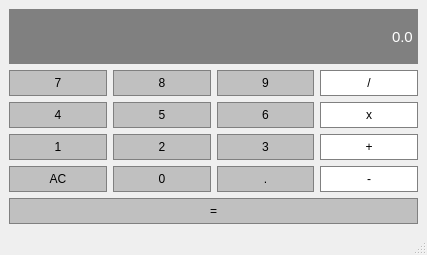
<?xml version="1.0" encoding="UTF-8"?>
<ui version="4.0">
 <class>Calculator</class>
 <widget class="QMainWindow" name="Calculator">
  <property name="geometry">
   <rect>
    <x>0</x>
    <y>0</y>
    <width>427</width>
    <height>255</height>
   </rect>
  </property>
  <property name="windowTitle">
   <string>Calculator</string>
  </property>
  <property name="styleSheet">
   <string notr="true">QPushButton{
	background-color: rgb(34, 34, 34);
	border: 1px solid gray;
	padding: 5px;
}
QPushButton:pressed{
	background-color: #C0C0C0;
	border: 1px solid gray;
	padding: 5px;
}</string>
  </property>
  <widget class="QWidget" name="centralwidget">
   <layout class="QGridLayout" name="gridLayout">
    <item row="2" column="1">
     <widget class="QPushButton" name="Button5">
      <property name="sizePolicy">
       <sizepolicy hsizetype="Preferred" vsizetype="Preferred">
        <horstretch>0</horstretch>
        <verstretch>0</verstretch>
       </sizepolicy>
      </property>
      <property name="autoFillBackground">
       <bool>false</bool>
      </property>
      <property name="styleSheet">
       <string notr="true">QPushButton{
	color:rgb(0, 0, 0);
	background-color: #C0C0C0;
	border: 1px solid gray;
	padding: 5px;
}
QPushButton:pressed{
	background-color: #A9A9A9;
	border: 1px solid gray;
	padding: 5px;
}</string>
      </property>
      <property name="text">
       <string>5</string>
      </property>
     </widget>
    </item>
    <item row="4" column="1">
     <widget class="QPushButton" name="Button0">
      <property name="sizePolicy">
       <sizepolicy hsizetype="Preferred" vsizetype="Preferred">
        <horstretch>0</horstretch>
        <verstretch>0</verstretch>
       </sizepolicy>
      </property>
      <property name="autoFillBackground">
       <bool>false</bool>
      </property>
      <property name="styleSheet">
       <string notr="true">QPushButton{
	color:rgb(0, 0, 0);
	background-color: #C0C0C0;
	border: 1px solid gray;
	padding: 5px;
}
QPushButton:pressed{
	background-color: #A9A9A9;
	border: 1px solid gray;
	padding: 5px;
}</string>
      </property>
      <property name="text">
       <string>0</string>
      </property>
     </widget>
    </item>
    <item row="3" column="0">
     <widget class="QPushButton" name="Button1">
      <property name="sizePolicy">
       <sizepolicy hsizetype="Preferred" vsizetype="Preferred">
        <horstretch>0</horstretch>
        <verstretch>0</verstretch>
       </sizepolicy>
      </property>
      <property name="autoFillBackground">
       <bool>false</bool>
      </property>
      <property name="styleSheet">
       <string notr="true">QPushButton{
	color:rgb(0, 0, 0);
	background-color: #C0C0C0;
	border: 1px solid gray;
	padding: 5px;
}
QPushButton:pressed{
	background-color: #A9A9A9;
	border: 1px solid gray;
	padding: 5px;
}</string>
      </property>
      <property name="text">
       <string>1</string>
      </property>
     </widget>
    </item>
    <item row="4" column="2">
     <widget class="QPushButton" name="ButtonDot">
      <property name="sizePolicy">
       <sizepolicy hsizetype="Preferred" vsizetype="Preferred">
        <horstretch>0</horstretch>
        <verstretch>0</verstretch>
       </sizepolicy>
      </property>
      <property name="autoFillBackground">
       <bool>false</bool>
      </property>
      <property name="styleSheet">
       <string notr="true">QPushButton{
	color:rgb(0, 0, 0);
	background-color: #C0C0C0;
	border: 1px solid gray;
	padding: 5px;
}
QPushButton:pressed{
	background-color: #A9A9A9;
	border: 1px solid gray;
	padding: 5px;
}</string>
      </property>
      <property name="text">
       <string>.</string>
      </property>
     </widget>
    </item>
    <item row="4" column="3">
     <widget class="QPushButton" name="ButtonSub">
      <property name="sizePolicy">
       <sizepolicy hsizetype="Preferred" vsizetype="Preferred">
        <horstretch>0</horstretch>
        <verstretch>0</verstretch>
       </sizepolicy>
      </property>
      <property name="autoFillBackground">
       <bool>false</bool>
      </property>
      <property name="styleSheet">
       <string notr="true">QPushButton{
	background-color:rgb(255, 255, 255);
	border: 1px solid gray;
	padding: 5px;
}
QPushButton:pressed{
	background-color: rgb(83, 83, 83);
	border: 1px solid gray;
	padding: 5px;
}</string>
      </property>
      <property name="text">
       <string>-</string>
      </property>
     </widget>
    </item>
    <item row="1" column="1">
     <widget class="QPushButton" name="Button8">
      <property name="sizePolicy">
       <sizepolicy hsizetype="Preferred" vsizetype="Preferred">
        <horstretch>0</horstretch>
        <verstretch>0</verstretch>
       </sizepolicy>
      </property>
      <property name="autoFillBackground">
       <bool>false</bool>
      </property>
      <property name="styleSheet">
       <string notr="true">QPushButton{
	color:rgb(0, 0, 0);
	background-color: #C0C0C0;
	border: 1px solid gray;
	padding: 5px;
}
QPushButton:pressed{
	background-color: #A9A9A9;
	border: 1px solid gray;
	padding: 5px;
}</string>
      </property>
      <property name="text">
       <string>8</string>
      </property>
     </widget>
    </item>
    <item row="1" column="3">
     <widget class="QPushButton" name="ButtonDiv">
      <property name="sizePolicy">
       <sizepolicy hsizetype="Preferred" vsizetype="Preferred">
        <horstretch>0</horstretch>
        <verstretch>0</verstretch>
       </sizepolicy>
      </property>
      <property name="autoFillBackground">
       <bool>false</bool>
      </property>
      <property name="styleSheet">
       <string notr="true">QPushButton{
	background-color:rgb(255, 255, 255);
	border: 1px solid gray;
	padding: 5px;
}
QPushButton:pressed{
	background-color: rgb(83, 83, 83);
	border: 1px solid gray;
	padding: 5px;
}</string>
      </property>
      <property name="text">
       <string>/</string>
      </property>
     </widget>
    </item>
    <item row="2" column="3">
     <widget class="QPushButton" name="ButtonMulti">
      <property name="sizePolicy">
       <sizepolicy hsizetype="Preferred" vsizetype="Preferred">
        <horstretch>0</horstretch>
        <verstretch>0</verstretch>
       </sizepolicy>
      </property>
      <property name="autoFillBackground">
       <bool>false</bool>
      </property>
      <property name="styleSheet">
       <string notr="true">QPushButton{
	background-color:rgb(255, 255, 255);
	border: 1px solid gray;
	padding: 5px;
}
QPushButton:pressed{
	background-color: rgb(83, 83, 83);
	border: 1px solid gray;
	padding: 5px;
}</string>
      </property>
      <property name="text">
       <string>x</string>
      </property>
     </widget>
    </item>
    <item row="2" column="2">
     <widget class="QPushButton" name="Button6">
      <property name="sizePolicy">
       <sizepolicy hsizetype="Preferred" vsizetype="Preferred">
        <horstretch>0</horstretch>
        <verstretch>0</verstretch>
       </sizepolicy>
      </property>
      <property name="autoFillBackground">
       <bool>false</bool>
      </property>
      <property name="styleSheet">
       <string notr="true">QPushButton{
	color:rgb(0, 0, 0);
	background-color: #C0C0C0;
	border: 1px solid gray;
	padding: 5px;
}
QPushButton:pressed{
	background-color: #A9A9A9;
	border: 1px solid gray;
	padding: 5px;
}</string>
      </property>
      <property name="text">
       <string>6</string>
      </property>
     </widget>
    </item>
    <item row="2" column="0">
     <widget class="QPushButton" name="Button4">
      <property name="sizePolicy">
       <sizepolicy hsizetype="Preferred" vsizetype="Preferred">
        <horstretch>0</horstretch>
        <verstretch>0</verstretch>
       </sizepolicy>
      </property>
      <property name="autoFillBackground">
       <bool>false</bool>
      </property>
      <property name="styleSheet">
       <string notr="true">QPushButton{
	color:rgb(0, 0, 0);
	background-color: #C0C0C0;
	border: 1px solid gray;
	padding: 5px;
}
QPushButton:pressed{
	background-color: #A9A9A9;
	border: 1px solid gray;
	padding: 5px;
}</string>
      </property>
      <property name="text">
       <string>4</string>
      </property>
     </widget>
    </item>
    <item row="1" column="2">
     <widget class="QPushButton" name="Button9">
      <property name="sizePolicy">
       <sizepolicy hsizetype="Preferred" vsizetype="Preferred">
        <horstretch>0</horstretch>
        <verstretch>0</verstretch>
       </sizepolicy>
      </property>
      <property name="autoFillBackground">
       <bool>false</bool>
      </property>
      <property name="styleSheet">
       <string notr="true">QPushButton{
	color:rgb(0, 0, 0);
	background-color: #C0C0C0;
	border: 1px solid gray;
	padding: 5px;
}
QPushButton:pressed{
	background-color: #A9A9A9;
	border: 1px solid gray;
	padding: 5px;
}</string>
      </property>
      <property name="text">
       <string>9</string>
      </property>
     </widget>
    </item>
    <item row="3" column="2">
     <widget class="QPushButton" name="Button3">
      <property name="sizePolicy">
       <sizepolicy hsizetype="Preferred" vsizetype="Preferred">
        <horstretch>0</horstretch>
        <verstretch>0</verstretch>
       </sizepolicy>
      </property>
      <property name="autoFillBackground">
       <bool>false</bool>
      </property>
      <property name="styleSheet">
       <string notr="true">QPushButton{
	color:rgb(0, 0, 0);
	background-color: #C0C0C0;
	border: 1px solid gray;
	padding: 5px;
}
QPushButton:pressed{
	background-color: #A9A9A9;
	border: 1px solid gray;
	padding: 5px;
}</string>
      </property>
      <property name="text">
       <string>3</string>
      </property>
     </widget>
    </item>
    <item row="3" column="3">
     <widget class="QPushButton" name="ButtonAdd">
      <property name="sizePolicy">
       <sizepolicy hsizetype="Preferred" vsizetype="Preferred">
        <horstretch>0</horstretch>
        <verstretch>0</verstretch>
       </sizepolicy>
      </property>
      <property name="autoFillBackground">
       <bool>false</bool>
      </property>
      <property name="styleSheet">
       <string notr="true">QPushButton{
	background-color:rgb(255, 255, 255);
	border: 1px solid gray;
	padding: 5px;
}
QPushButton:pressed{
	background-color: rgb(83, 83, 83);
	border: 1px solid gray;
	padding: 5px;
}</string>
      </property>
      <property name="text">
       <string>+</string>
      </property>
     </widget>
    </item>
    <item row="0" column="0" colspan="4">
     <widget class="QLineEdit" name="Display">
      <property name="sizePolicy">
       <sizepolicy hsizetype="Preferred" vsizetype="Expanding">
        <horstretch>0</horstretch>
        <verstretch>0</verstretch>
       </sizepolicy>
      </property>
      <property name="font">
       <font>
        <pointsize>11</pointsize>
       </font>
      </property>
      <property name="styleSheet">
       <string notr="true">QLineEdit{
	background-color: gray;
	border: 1px solid gray;
	color: #ffffff;
}</string>
      </property>
      <property name="text">
       <string>0.0</string>
      </property>
      <property name="alignment">
       <set>Qt::AlignRight|Qt::AlignTrailing|Qt::AlignVCenter</set>
      </property>
     </widget>
    </item>
    <item row="1" column="0">
     <widget class="QPushButton" name="Button7">
      <property name="sizePolicy">
       <sizepolicy hsizetype="Preferred" vsizetype="Preferred">
        <horstretch>0</horstretch>
        <verstretch>0</verstretch>
       </sizepolicy>
      </property>
      <property name="autoFillBackground">
       <bool>false</bool>
      </property>
      <property name="styleSheet">
       <string notr="true">QPushButton{
	color:rgb(0, 0, 0);
	background-color: #C0C0C0;
	border: 1px solid gray;
	padding: 5px;
}
QPushButton:pressed{
	background-color: #A9A9A9;
	border: 1px solid gray;
	padding: 5px;
}</string>
      </property>
      <property name="text">
       <string>7</string>
      </property>
     </widget>
    </item>
    <item row="3" column="1">
     <widget class="QPushButton" name="Button2">
      <property name="sizePolicy">
       <sizepolicy hsizetype="Preferred" vsizetype="Preferred">
        <horstretch>0</horstretch>
        <verstretch>0</verstretch>
       </sizepolicy>
      </property>
      <property name="autoFillBackground">
       <bool>false</bool>
      </property>
      <property name="styleSheet">
       <string notr="true">QPushButton{
	color:rgb(0, 0, 0);
	background-color: #C0C0C0;
	border: 1px solid gray;
	padding: 5px;
}
QPushButton:pressed{
	background-color: #A9A9A9;
	border: 1px solid gray;
	padding: 5px;
}</string>
      </property>
      <property name="text">
       <string>2</string>
      </property>
     </widget>
    </item>
    <item row="4" column="0">
     <widget class="QPushButton" name="ButtonAC">
      <property name="sizePolicy">
       <sizepolicy hsizetype="Preferred" vsizetype="Preferred">
        <horstretch>0</horstretch>
        <verstretch>0</verstretch>
       </sizepolicy>
      </property>
      <property name="autoFillBackground">
       <bool>false</bool>
      </property>
      <property name="styleSheet">
       <string notr="true">QPushButton{
	color:rgb(0, 0, 0);
	background-color: #C0C0C0;
	border: 1px solid gray;
	padding: 5px;
}
QPushButton:pressed{
	background-color: #A9A9A9;
	border: 1px solid gray;
	padding: 5px;
}</string>
      </property>
      <property name="text">
       <string>AC</string>
      </property>
     </widget>
    </item>
    <item row="5" column="0" colspan="4">
     <widget class="QPushButton" name="ButtonEqual">
      <property name="styleSheet">
       <string notr="true">QPushButton{
	color:rgb(0, 0, 0);
	background-color: #C0C0C0;
	border: 1px solid gray;
	padding: 5px;
}
QPushButton:pressed{
	background-color: #A9A9A9;
	border: 1px solid gray;
	padding: 5px;
}</string>
      </property>
      <property name="text">
       <string>=</string>
      </property>
     </widget>
    </item>
   </layout>
  </widget>
  <widget class="QMenuBar" name="menubar">
   <property name="geometry">
    <rect>
     <x>0</x>
     <y>0</y>
     <width>427</width>
     <height>21</height>
    </rect>
   </property>
  </widget>
  <widget class="QStatusBar" name="statusbar"/>
 </widget>
 <resources/>
 <connections/>
</ui>
